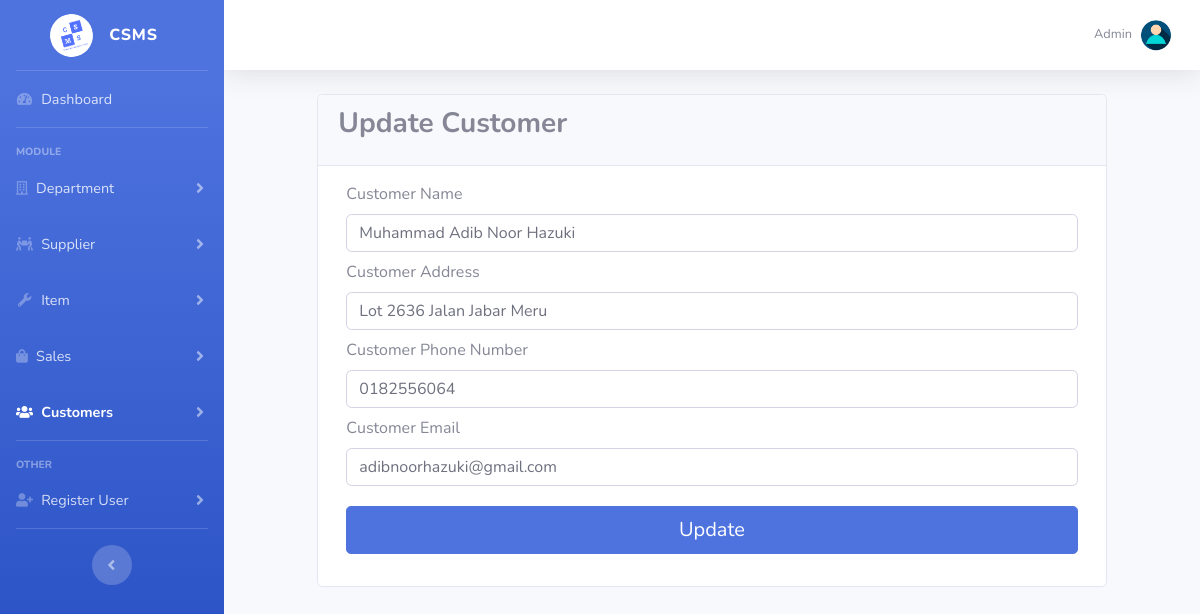
Screenshot of /add_customer.php?cust&type=update&custid=4 (signed in) with the database file from the repository.
### tables this page shows
CREATE TABLE `user` (
  `user_id` int(5) NOT NULL,
  `user_name` varchar(50) NOT NULL,
  `user_ic` bigint(15) NOT NULL,
  `user_email` varchar(50) NOT NULL,
  `user_phone` text NOT NULL,
  `user_type` varchar(30) NOT NULL,
  `password` longtext NOT NULL,
  `confirm_password` longtext NOT NULL
);

CREATE TABLE `customer` (
  `cust_id` int(11) NOT NULL,
  `cust_name` varchar(50) NOT NULL,
  `cust_address` text NOT NULL,
  `cust_phone` text NOT NULL,
  `cust_email` varchar(30) NOT NULL
);

### add_customer.php (the view, shortened to what this page needs)
<?php
include("connection.php");
if(isset($_SESSION["userid"])){
  $uid = $_SESSION["userid"];
}
else{
  header('Location: login.php');
}
$sql = "SELECT * FROM user WHERE user_id = '".$uid."'";
$rsltsql = $conn->query($sql);
if($rsltsql->num_rows>0){
  while($rowsql = $rsltsql->fetch_assoc()){
    $uname = $rowsql["user_name"];
  }
}
if(isset($_GET["type"])){
  $type = $_GET["type"];
}
else{
  $type = "";
}
if(isset($_GET["custid"])){
  $id = $_GET["custid"];
}
else{
  $id = "";
}
$name = "";
$add = "";
$phone = "";
$email = "";
?>
<!DOCTYPE html>
<html lang="en">
<head>
  <link href="vendor/fontawesome-free/css/all.min.css" rel="stylesheet" type="text/css">
  <link href="css/sb-admin-2.min.css" rel="stylesheet">
</head>
<body id="page-top">
  <div id="wrapper">
    <?php include('menu.php'); ?>
    <div id="content-wrapper" class="d-flex flex-column">
      <div id="content">
        <nav class="navbar navbar-expand navbar-light bg-white topbar mb-4 static-top shadow">
          <ul class="navbar-nav ml-auto">
            <li class="nav-item dropdown no-arrow">
              <a class="nav-link dropdown-toggle" href="#" id="userDropdown" role="button" data-toggle="dropdown" aria-haspopup="true" aria-expanded="false">
                <span class="mr-2 d-none d-lg-inline text-gray-600 small"><?php echo $uname ?></span>
                <img class="img-profile rounded-circle" src="img/profile.jpg">
              </a>
            </li>
          </ul>
        </nav>
        <div class="col-md-10" style="margin: 0 auto;">
          <div class="card " >
            <div class="card-header">
              <?php
              if($type == "update"){
                ?>
                <h3 class="card-title"><b>Update Customer</b></h3>
                <?php
              }
              else{
                ?>
                <h3 class="card-title"><b>Add Customer</b></h3>
                <?php
              }
              ?>
            </div>
            <div class="card-body">
                <div class="col-lg-12">
                  <?php
                  if($type == "update"){
                    ?>
                    <form id="add_dept" method="post" action="update_process.php?type=cust">
                    <?php
                  }
                  else{
                    ?>
                    <form id="add_dept" method="post" action="add_process.php?type=cust">
                    <?php
                  }
                  if($type == "update"){
                    $update = "SELECT * FROM customer WHERE cust_id = '".$id."'";
                    $rsltupdate = $conn->query($update);
                    if($rsltupdate->num_rows>0){
                      while($rowupdate = $rsltupdate->fetch_assoc()){
                        $name = $rowupdate["cust_name"];
                        $add = $rowupdate["cust_address"];
                        $phone = $rowupdate["cust_phone"];
                        $email = $rowupdate["cust_email"];
                      }
                    }
                  }
                  ?>
                    <div class="form-group">
                      <label for="cust_name">Customer Name</label>
                      <input type="text" id="cust_name" name="cust_name" class="form-control" value="<?php echo $name ?>" required>
                    </div>
                    <div class="form-group">
                      <label for="cust_add">Customer Address</label>
                      <input type="text" id="cust_add" name="cust_add" class="form-control" value="<?php echo $add ?>" required>
                    </div>
                    <div class="form-group">
                      <label for="cust_phone">Customer Phone Number</label>
                      <input type="text" id="cust_phone" name="cust_phone" class="form-control" value="<?php echo $phone ?>" oninput="this.value = this.value.replace(/[^0-9.]/g, '').replace(/(\..*)\./g, '$1');"  required>
                    </div>
                    <div class="form-group">
                      <label for="cust_email">Customer Email</label>
                      <input type="email" id="cust_email" name="cust_email" class="form-control" value="<?php echo $email ?>" required>
                    </div>
                    <?php
                    if($type == "update"){
                      ?>
                      <input style="margin-top: 20px;" type="submit" name="submit" class="btn btn-primary btn-round btn-lg btn-block mb-3" value="Update">
                      <?php
                    }
                    else{
                      ?>
                      <input style="margin-top: 20px;" type="submit" name="submit" class="btn btn-primary btn-round btn-lg btn-block mb-3" value="Save">
                      <?php
                    }
                    ?>
                  </form>
                </div>
            </div>
          </div>
        </div>
      </div>
    </div>
  </div>
</body>
</html>

### rows the page displays
user: user_name "Admin"
customer: cust_name "Muhammad Adib Noor Hazuki", cust_add "Lot 2636 Jalan Jabar Meru", cust_phone "0182556064", cust_email "adibnoorhazuki@gmail.com"
